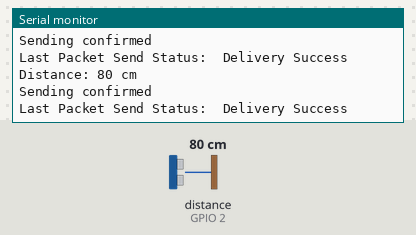
A sketch run on a simulated ESP32. Shown: the last lines printed to the serial monitor. Wiring (inferred from the names in the program): ultrasonic range finder: trigger GPIO 4; echo GPIO 2. The inputs (shaded band) are chosen by the test bench; at power-on: distance to the obstacle (sensor on GPIO 2) 80 cm. The echo pulse lasts 58.3 µs per cm.

Above: at 2.8 s.
2.9 s: distance to the obstacle (sensor on GPIO 2) set to 2 cm
At 5.1 s:
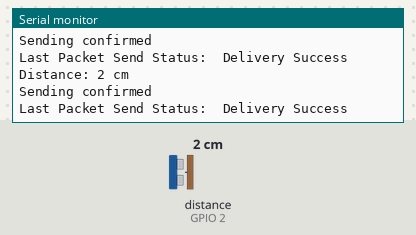
5.6 s: distance to the obstacle (sensor on GPIO 2) set to 4 cm
At 6.7 s:
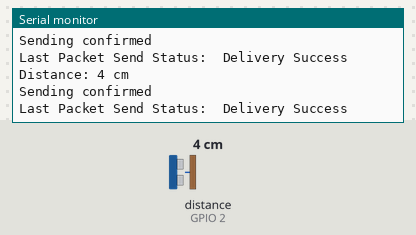
Timing chart, 0 to 8.6 s (numbered marks = the images above; inputs shaded):
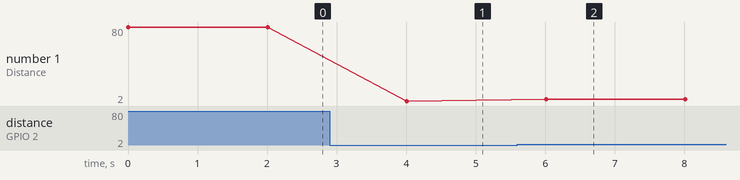

The sketch:

base_sender.ino
```cpp
// Include Libraries
#include <esp_now.h>
#include <WiFi.h>
#include<Wire.h>

#define echoPin 2
#define trigPin 4

long duration, distance;
const long thresholdValue = 5;

// MAC Address of responder - edit as required
uint8_t broadcastAddress[] = {0xA4,0xE5,0x7C,0xF5,0x99,0x2C};

// Define a data structure
typedef struct struct_message {
  long depth;
  bool isFilled;
} struct_message;

// Create a structured object
struct_message myData;

// Peer info
esp_now_peer_info_t peerInfo;

// Callback function called when data is sent
void OnDataSent(const uint8_t *mac_addr, esp_now_send_status_t status) {
  Serial.print("\r\nLast Packet Send Status:\t");
  Serial.println(status == ESP_NOW_SEND_SUCCESS ? "Delivery Success" : "Delivery Fail");
}

void setup() {

  // Set up Serial Monitor
  Serial.begin(115200);

  pinMode(trigPin, OUTPUT);
  pinMode(echoPin, INPUT);

  // Set ESP32 as a Wi-Fi Station
  WiFi.mode(WIFI_STA);

  // Initilize ESP-NOW
  if (esp_now_init() != ESP_OK) {
    Serial.println("Error initializing ESP-NOW");
    return;
  }

  // Register the send callback
  esp_now_register_send_cb(OnDataSent);

  // Register peer
  memcpy(peerInfo.peer_addr, broadcastAddress, 6);
  peerInfo.channel = 0;
  peerInfo.encrypt = false;

  // Add peer
  if (esp_now_add_peer(&peerInfo) != ESP_OK){
    Serial.println("Failed to add peer");
    return;
  }
}
long get_depth(){

  digitalWrite(trigPin, LOW);
  delayMicroseconds(2);
  digitalWrite(trigPin, HIGH);
  delayMicroseconds(10);
  digitalWrite(trigPin, LOW);

  duration = pulseIn(echoPin, HIGH);
  distance = duration / 58.2;
  String disp = String(distance);

  Serial.print("Distance: ");
  Serial.print(distance);
  Serial.println(" cm");
  return distance;
}
void loop() {

  // Create test data
  myData.depth = get_depth();
  myData.isFilled = myData.depth <= thresholdValue;

  // Send message via ESP-NOW
  esp_err_t result = esp_now_send(broadcastAddress, (uint8_t *) &myData, sizeof(myData));

  if (result == ESP_OK) {
    Serial.println("Sending confirmed");
  }
  else {
    Serial.println("Sending error");
  }
  delay(2000);
}
```

Measured:
- after the input at 2.9 s, the serial monitor: prints a new line after 1.1 s (image 1)
- after the input at 5.6 s, the serial monitor: prints a new line after 0.41 s (image 2)
- plotted number 1: 80 → 2 after the input at 2.9 s, 2 → 4 after the input at 5.6 s
